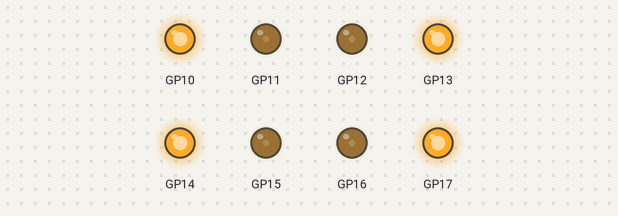
The program below on a simulated Raspberry Pi Pico running MicroPython. Shown: output pins drawn as LEDs (lit = HIGH). At 5.2 s the program stops and its outputs stay as they are.

Above: at 0.1 s.
At 5.1 s:
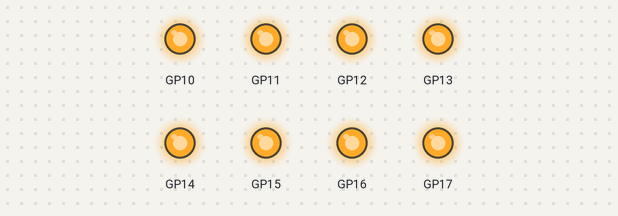
Timing chart, 0 to 6.6 s (numbered marks = the images above):
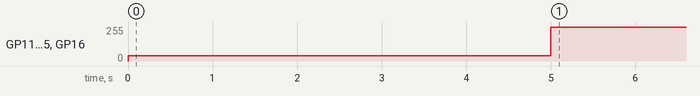

The program:

motor.py
```python
from machine import Pin, PWM
import time

def mapping(x, in_min, in_max, out_min, out_max):
    return (x - in_min) * (out_max - out_min) / (in_max - in_min) + out_min

class Motor():
    def __init__(self, pin_a, pin_b, dir=1):
        self.pwm1 = PWM(Pin(pin_a, Pin.OUT))
        self.pwm2 = PWM(Pin(pin_b, Pin.OUT))
        self.pwm1.freq(20000)
        self.pwm2.freq(20000)
        self.dir = dir
        self.current_power = 0

    def run(self, power:int):
        self.current_power = power
        if power == 0:
            self.pwm1.duty_u16(0xffff)
            self.pwm2.duty_u16(0xffff)
        else:
            value = mapping(abs(power), 0, 100, 20, 100)
            value = int(value / 100.0 * 0xffff)

            if power*self.dir > 0:
                self.pwm1.duty_u16(0xffff - value)
                self.pwm2.duty_u16(0xffff)
            else:
                self.pwm1.duty_u16(0xffff)
                self.pwm2.duty_u16(0xffff - value)


if __name__ == '__main__':

    # init
    left_front  = Motor(17, 16, dir=-1)
    right_front = Motor(15, 14, dir= 1)
    left_rear   = Motor(13, 12, dir=-1)
    right_rear  = Motor(11, 10, dir= 1)

    try:
        # forward
        power = 80
        left_front.run(power)
        right_front.run(power)
        left_rear.run(power)
        right_rear.run(power)
        time.sleep(5)

    finally:
        # stop
        power = 0
        left_front.run(power)
        right_front.run(power)
        left_rear.run(power)
        right_rear.run(power)
        time.sleep(0.2)
```
